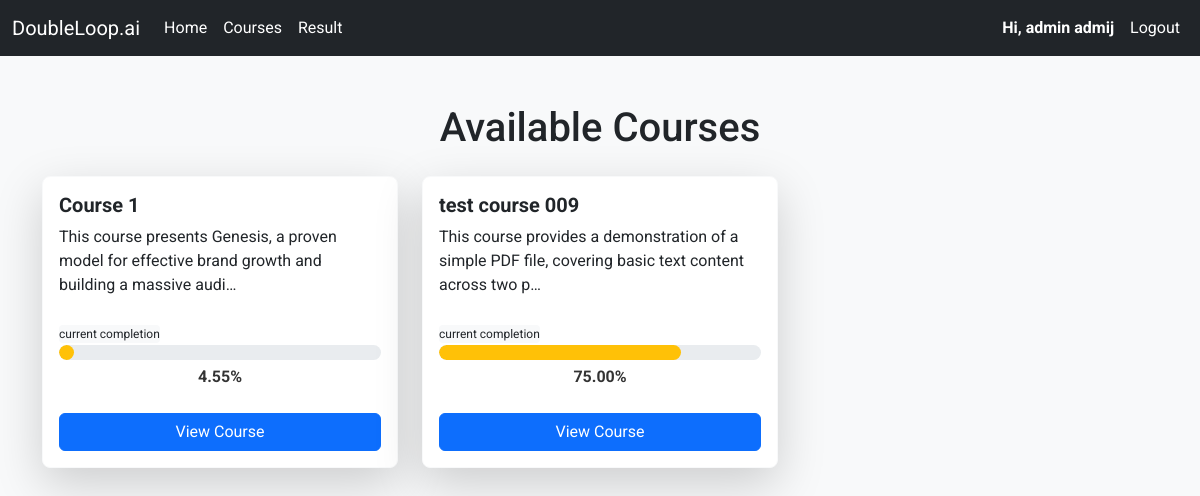
Before: /home (signed in) with the older database file.
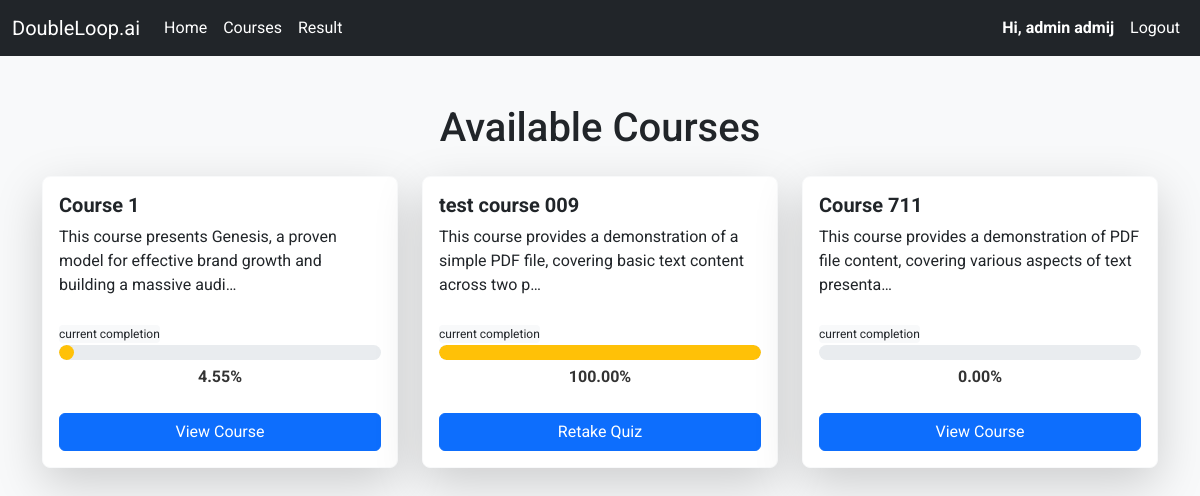
After: the same page with the newer database file.
### users/models/user.py (models this page shows, shortened)
class User(AbstractUser, BaseModel):
    username = None
    email = models.EmailField(
        verbose_name='Email Address',
        max_length=255,
        db_index=True,
        unique=True,
    )
    first_name = models.CharField(max_length=150)
    last_name = models.CharField(max_length=150)
    is_admin = models.BooleanField(default=False)
    objects = UserManager()
    EMAIL_FIELD = 'email'
    USERNAME_FIELD = 'email'
    REQUIRED_FIELDS = ['first_name', 'last_name']

### course/models/course.py (models this page shows, shortened)
class Course(BaseModel):
    title = models.CharField(max_length=255)
    description = models.CharField(max_length=1500, null=True, blank=True)
    created_by = models.ForeignKey(User, related_name='courses', on_delete=models.CASCADE)
    is_published = models.BooleanField(default=True)
    is_archived = models.BooleanField(default=False)

### course/views.py (the view, shortened to what this page needs)
# urls.py: path('home', home_view, name='home'),
def home_view(request, course_id=None):
    token = request.GET.get('token')
    if token:
        request.session['invitation_token'] = token
    if not request.user.is_authenticated:
        return redirect('/')
    token = request.session.pop('invitation_token', None)
    invitations = UserInvitation.objects.filter(email=request.user.email, status=UserInvitation.PENDING)
    course_progress = get_course_progress(request.user)
    progress = None
    quiz_score = None
    if course_id:
        course_data = next((cp for cp in course_progress if cp['course'].id == course_id), None)
        if course_data:
            progress = course_data['progress']
    return render(request, 'home.html', {
        'course_progress': course_progress,
        'progress': progress,
        'user': request.user,
        'quiz_scores': quiz_score
    })

### course/views.py (called while the page is built)
def get_course_progress(user):
    courses = Course.objects.filter(is_published=True, is_archived=False, enrollment__user=user)
    if user.is_admin:
        courses = Course.objects.filter(is_published=True, is_archived=False, created_by=user)
    course_progress = []
    for course in courses:
        total_quizzes = Quiz.objects.filter(lesson__module__course=course).count()
        completed_quizzes = QuizScore.objects.filter(
            user=user,
            quiz__lesson__module__course=course
        ).count()
        if total_quizzes > 0:
            progress_percentage = (completed_quizzes / total_quizzes) * 100
        else:
            progress_percentage = 0
        course_progress.append({
            'course': course,
            'progress': progress_percentage,
        })
    return course_progress

### templates/home.html (shortened to what this page needs)
<!DOCTYPE html>
<html lang="en">
<head>
    <link href="https://cdn.jsdelivr.net/npm/bootstrap@5.3.0/dist/css/bootstrap.min.css" rel="stylesheet">
    <link href="https://cdn.jsdelivr.net/npm/bootstrap-icons/font/bootstrap-icons.css" rel="stylesheet">
</head>
<body>
{% include 'navbar.html' %}
{% block content %}
<div class="container mt-5">
    <h1 class="text-center mb-4">Available Courses</h1>
    {% if course_progress %}
    <div class="row g-4">
        {% for course_data in course_progress %}
        <div class="col-md-4">
            <div class="card d-flex flex-column h-100 shadow-lg rounded-3 border-light">
                <div class="card-body d-flex flex-column flex-grow-1">
                    <h5 class="card-title">{{ course_data.course.title }}</h5>
                    <p class="card-text mb-4">{{ course_data.course.description|truncatechars:100 }}</p>
                    <div class="progress-container mb-4">
                        <span class="completion-tag"
                              style="display: inline-block;background-color: #f8f9fa;font-size: 0.75rem;border-radius: 4px">current completion</span>
                        <div class="progress" style="height: 15px; background-color: #e9ecef;">
                            <div class="progress-bar" role="progressbar"
                                 style="width: {{ course_data.progress }}%; background-color: #ffc107;"
                                 aria-valuenow="{{ course_data.progress }}" aria-valuemin="0" aria-valuemax="100">
                            </div>
                        </div>
                        <div class="progress-text" style="margin-top: 5px; font-weight: bold; color: #333;">
                            {{ course_data.progress|floatformat:2 }}%
                        </div>
                    </div>
                    {% if course_data.progress < 100.0 %}
                    <div class="mt-auto">
                        <a href="{% url 'next_lesson' course_data.course.id %}" class="btn btn-primary">View Course</a>
                    </div>
                    {% else %}
                    <div class="mt-auto">
                        <a id="retake-quiz" data-course-id="{{ course_data.course.id }}"
                           href="{% url 'retake_quiz' course_data.course.id %}" class="btn btn-primary">Retake Quiz</a>
                    </div>
                    {% endif %}
                </div>
            </div>
        </div>
        {% endfor %}
    </div>
    {% else %}
    <p class="text-center">Sorry, no courses are available at this moment.</p>
    {% endif %}
</div>
{% endblock %}
</body>
</html>

### templates/navbar.html (shortened to what this page needs)
<nav class="navbar navbar-expand-lg navbar-dark bg-dark">
    <div class="container-fluid">
        <a class="navbar-brand" href="{% url 'home' %}">DoubleLoop.ai</a>
        <div class="collapse navbar-collapse" id="navbarNav">
            <ul class="navbar-nav me-auto">
                <li class="nav-item">
                    <a class="nav-link" href="{% url 'home' %}">
                         Home
                    </a>
                </li>
                {% if user.is_authenticated and user.is_admin %}
                <li class="nav-item">
                    <a class="nav-link" href="{% url 'course_actions' %}">
                         Courses
                    </a>
                </li>
                <li class="nav-item">
                    <a class="nav-link" href="{% url 'result' %}">
                         Result
                    </a>
                </li>
                {% endif %}
            </ul>
            <ul class="navbar-nav ms-auto">
                {% if user.is_authenticated %}
                <li class="nav-item">
                    <a class="nav-link">
                        <b> Hi, {{ user.first_name }} {{ user.last_name }}</b>
                    </a>
                </li>
                <li class="nav-item">
                    <a class="nav-link" href="{% url 'logout' %}">Logout</a>
                </li>
                {% endif %}
            </ul>
        </div>
    </div>
</nav>

### templates/home.html (style rules this page uses)
body { font-family: 'Roboto', sans-serif; background-color: #f8f9fa; }
.card { display: flex; flex-direction: column; height: 100%; }
.card-body { flex-grow: 1; }
.card-title { font-size: 1.25rem; font-weight: bold; }
.card-text { font-size: 1rem; }
.btn-primary { width: 100%; }
.shadow-lg { box-shadow: 0 4px 6px rgba(0, 0, 0, 0.1); }
.rounded-3 { border-radius: 0.5rem; }
.border-light { border-color: #f8f9fa; }
.progress-container { position: relative; }
.progress { height: 15px; border-radius: 10px; overflow: hidden; }
.progress-bar { background-color: #ffc107; border-radius: 10px; }
.progress-text { text-align: center; margin-top: 5px; font-weight: bold; color: #333; }

### templates/navbar.html (style rules this page uses)
.navbar-dark .navbar-nav .nav-link { color: #ffffff; }

Changed rows visible on the page:
computed for Course "test course 009": {{ course_data.progress }} 75.0 → 100.0 (drawn); progress "75.00" → "100.00"; text "View Course" → "Retake Quiz"
added Course: course "Course 711", course.description "This course provides a demonstration of PDF file content, covering various aspects of text presenta…", progress "0.00", shows "View Course"
